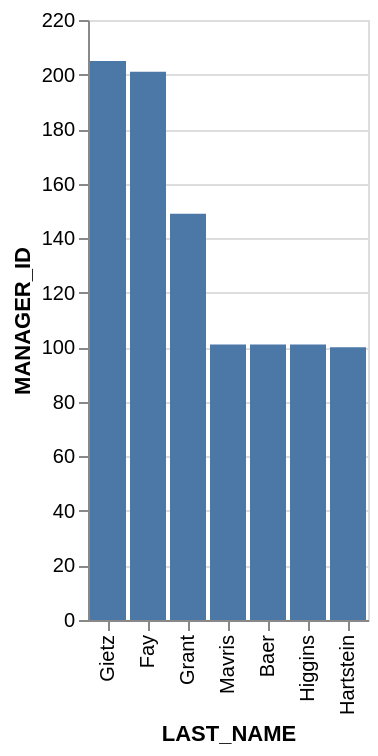

The specification (Vega-Lite) saved for this image:
### Vega-Lite specification from a JSON file in a GitHub repository (floating-point values rounded to 4 significant figures)
{"data": {"values": [{"x_data": "Grant", "y_data": 149}, {"x_data": "Hartstein", "y_data": 100}, {"x_data": "Fay", "y_data": 201}, {"x_data": "Mavris", "y_data": 101}, {"x_data": "Baer", "y_data": 101}, {"x_data": "Higgins", "y_data": 101}, {"x_data": "Gietz", "y_data": 205}]}, "mark": "bar", "encoding": {"x": {"field": "x_data", "type": "nominal", "title": "LAST_NAME", "sort": {"op": "sum", "field": "y_data", "order": "descending"}}, "y": {"field": "y_data", "type": "quantitative", "title": "MANAGER_ID"}}}
